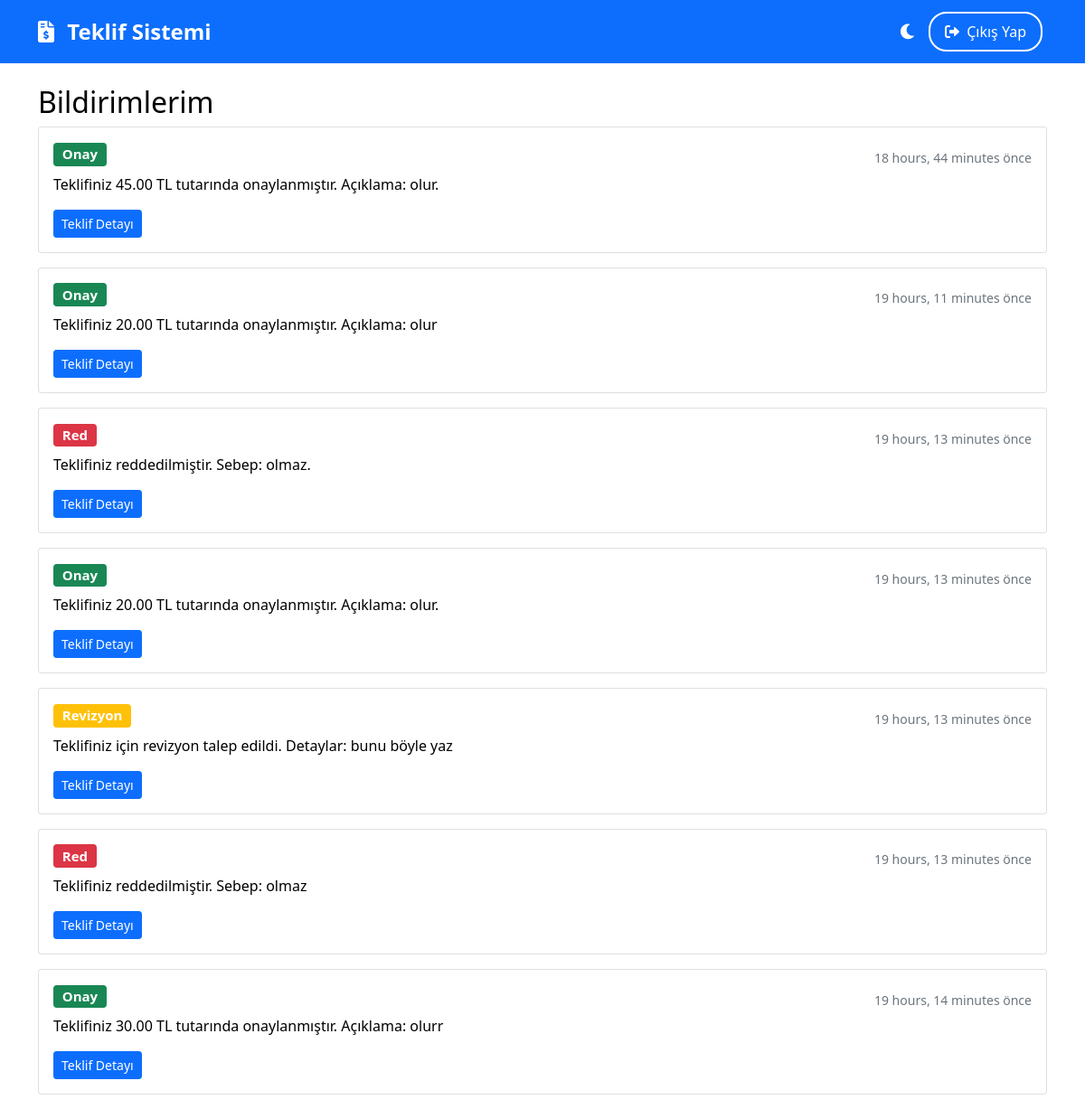
Screenshot of /bildirimler/ (signed in) with the database file from the repository.
### musteri/models.py (models this page shows, shortened)
class Bildirim(models.Model):
    BILDIRIM_TIPLERI = [
        ('ONAY', 'Onay'),
        ('RED', 'Red'),
        ('REVIZYON', 'Revizyon'),
    ]
    musteri = models.ForeignKey('Musteri', on_delete=models.CASCADE)
    teklif = models.ForeignKey('teklifler.Teklif', on_delete=models.CASCADE)
    tip = models.CharField(max_length=20, choices=BILDIRIM_TIPLERI)
    mesaj = models.TextField()
    okundu = models.BooleanField(default=False)
    created_at = models.DateTimeField(default=timezone.now)
    class Meta:
        ordering = ['-created_at']
        verbose_name = 'Bildirim'
        verbose_name_plural = 'Bildirimler'

### musteri/views.py (the view)
# urls.py: path('bildirimler/', bildirimler, name='bildirimler'),
@login_required
def bildirimler(request):
    try:
        musteri = request.user.musteri_set.first()
        if not musteri:
            return redirect('anasayfa')
        bildirimler = Bildirim.objects.filter(musteri=musteri, okundu=False)
        return render(request, 'musteri/bildirimler.html', {
            'bildirimler': bildirimler
        })
    except Exception as e:
        logger.error(f"Hata: {str(e)}")
        return JsonResponse({'error': 'Bir hata oluştu'}, status=500)

### templates/musteri/bildirimler.html
{% extends 'base.html' %}
{% block content %}
<div class="container mt-4">
    <h2>Bildirimlerim</h2>
    <div class="row">
        <div class="col-12">
            {% for bildirim in bildirimler %}
            <div class="card mb-3">
                <div class="card-body">
                    <div class="d-flex justify-content-between align-items-center">
                        <h5 class="card-title">
                            <span class="badge {% if bildirim.tip == 'ONAY' %}bg-success
                                           {% elif bildirim.tip == 'RED' %}bg-danger
                                           {% else %}bg-warning{% endif %}">
                                {{ bildirim.get_tip_display }}
                            </span>
                        </h5>
                        <small class="text-muted">{{ bildirim.created_at|timesince }} önce</small>
                    </div>
                    <p class="card-text">{{ bildirim.mesaj }}</p>
                    <a href="#" class="btn btn-sm btn-primary">Teklif Detayı</a>
                </div>
            </div>
            {% empty %}
            <div class="alert alert-info">
                Henüz okunmamış bildiriminiz bulunmuyor.
            </div>
            {% endfor %}
        </div>
    </div>
</div>
{% endblock %}

### templates/base.html (shortened to what this page needs)
<!DOCTYPE html>
<html lang="tr" data-theme="light">
<head>
    <link href="https://cdn.jsdelivr.net/npm/bootstrap@5.1.3/dist/css/bootstrap.min.css" rel="stylesheet">
    <link href="https://cdnjs.cloudflare.com/ajax/libs/font-awesome/6.0.0/css/all.min.css" rel="stylesheet">
</head>
<body>
    <nav class="navbar navbar-expand-lg navbar-dark bg-primary">
        <div class="container">
            <a class="navbar-brand" href="/">
                <i class="fas fa-file-invoice-dollar me-2"></i>
                Teklif Sistemi
            </a>
            <div class="collapse navbar-collapse" id="navbarNav">
                <ul class="navbar-nav ms-auto align-items-center">
                    {% if user.is_authenticated %}
                        <li class="nav-item">
                            <button class="theme-toggle" id="themeToggle">
                                <i class="fas fa-moon"></i>
                            </button>
                        </li>
                        <li class="nav-item">
                            <form method="post" action="{% url 'logout' %}" class="d-inline">
                                <button type="submit" class="nav-btn nav-btn-outline">
                                    <i class="fas fa-sign-out-alt me-1"></i>
                                    Çıkış Yap
                                </button>
                            </form>
                        </li>
                    {% endif %}
                </ul>
            </div>
        </div>
    </nav>
    {% block content %}
    {% endblock %}
</body>
</html>

### templates/base.html (style rules this page uses)
:root[data-theme="light"] { --bg-color: #ffffff; --text-color: #000000; --navbar-bg: #0d6efd; --navbar-text: #ffffff; --card-bg: #ffffff; --card-border: rgba(0,0,0,0.125); --table-text: #000000; --table-bg: #ffffff; --table-border: #dee2e6; --table-hover: rgba(0,0,0,0.075); --input-bg: #ffffff; --input-text: #000000; --input-border: #ced4da; --input-focus: #80bdff; --label-text: #212529; }
body { background-color: var(--bg-color); color: var(--text-color); transition: background-color 0.3s ease, color 0.3s ease; }
.navbar { background-color: var(--navbar-bg) !important; color: var(--navbar-text); }
.card { background-color: var(--card-bg); border-color: var(--card-border); }
.nav-btn { padding: 8px 16px; margin: 5px; border-radius: 20px; transition: all 0.3s ease; width: 100%; }
@media (min-width: 768px) { .nav-btn { width: auto; } }
.nav-btn-outline { background-color: transparent; color: #fff; border: 2px solid #fff; }
.navbar-brand { font-size: 1.2rem; font-weight: bold; }
@media (min-width: 768px) { .navbar-brand { font-size: 1.5rem; } }
.theme-toggle { background: none; border: none; color: var(--navbar-text); padding: 8px; margin-left: 10px; cursor: pointer; font-size: 1.2rem; }

### rows the page displays
Bildirim: tip "Onay", created_at "18 hours, 44 minutes", mesaj "Teklifiniz 45.00 TL tutarında onaylanmıştır. Açıklama: olur."
Bildirim: tip "Onay", created_at "19 hours, 11 minutes", mesaj "Teklifiniz 20.00 TL tutarında onaylanmıştır. Açıklama: olur"
Bildirim: tip "Red", created_at "19 hours, 13 minutes", mesaj "Teklifiniz reddedilmiştir. Sebep: olmaz."
Bildirim: tip "Onay", created_at "19 hours, 13 minutes", mesaj "Teklifiniz 20.00 TL tutarında onaylanmıştır. Açıklama: olur."
Bildirim: tip "Revizyon", created_at "19 hours, 13 minutes", mesaj "Teklifiniz için revizyon talep edildi. Detaylar: bunu böyle yaz"
Bildirim: tip "Red", created_at "19 hours, 13 minutes", mesaj "Teklifiniz reddedilmiştir. Sebep: olmaz"
Bildirim: tip "Onay", created_at "19 hours, 14 minutes", mesaj "Teklifiniz 30.00 TL tutarında onaylanmıştır. Açıklama: olurr"
